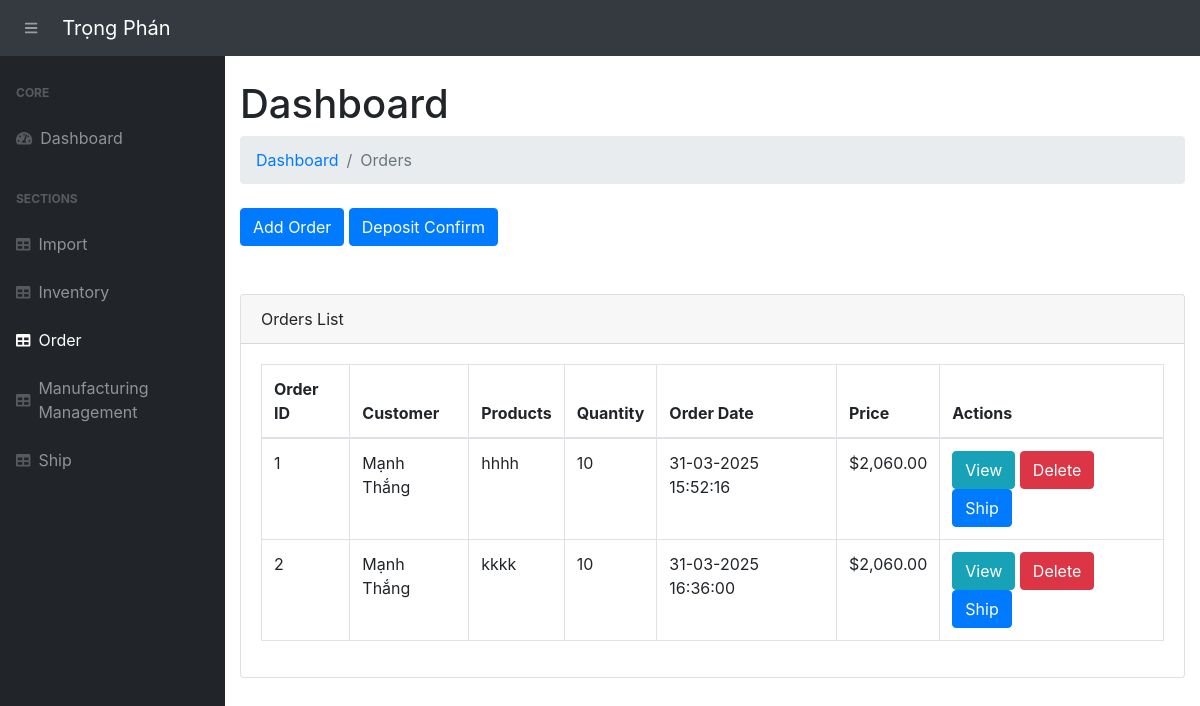
The page /order/ on the database its author committed.
### app.py (models this page shows, shortened)
class Order(db.Model):
    __tablename__ = 'orders'
    order_id = db.Column(db.Integer, primary_key=True)
    cus_name = db.Column(db.String(255), nullable=False)  # Customer Name
    cus_contact = db.Column(db.String(255), nullable=False)  # Customer Contact
    cus_address = db.Column(db.String(255), nullable=False)  # Customer Address
    order_date = db.Column(db.DateTime, default=vietnam_now)
    price = db.Column(db.Numeric(10, 2), nullable=False)
    order_details = db.relationship('OrderDetail', backref='order_relation', lazy=True)

class OrderDetail(db.Model):
    __tablename__ = 'order_details'
    order_detail_id = db.Column(db.Integer, primary_key=True)
    order_id = db.Column(db.Integer, db.ForeignKey('orders.order_id'))
    product_name = db.Column(db.String(100))
    product_price = db.Column(db.Float)
    quantity = db.Column(db.Integer)
    import_id = db.Column(db.Integer, db.ForeignKey('imports.import_id'))  # Import relation
    import_record = db.relationship('Import', backref='order_details', lazy=True)

### app.py (the view)
@app.route('/order/', methods=["GET", "POST"])
def view_order():
    orders = Order.query.all()
    return render_template("order.html", orders=orders)

### app.py (called while the page is built)
@app.template_filter('format_price')
def format_price(value):
    return "${:,.2f}".format(value)

### templates/order.html (shortened to what this page needs)
{% extends 'base.html' %}
{% block content %}
<main>
    <div class="container-fluid">
        <h1 class="mt-4">Dashboard</h1>
        <ol class="breadcrumb mb-4">
            <li class="breadcrumb-item"><a href="/">Dashboard</a></li>
            <li class="breadcrumb-item active">Orders</li>
        </ol>
        <a href="/add-order/" class="btn btn-primary">Add Order</a>
        <a href="/deposit-confirm/" class="btn btn-primary">Deposit Confirm</a>
        <br><br>
        <br>
        <div class="card mb-4">
            <div class="card-header">Orders List</div>
            <div class="card-body">
                <div class="table-responsive">
                    {% if orders %}
                        <table class="table table-bordered" id="dataTable" width="100%" cellspacing="0">
                            <thead>
                                <tr>
                                    <th>Order ID</th>
                                    <th>Customer</th>
                                    <th>Products</th>
                                    <th>Quantity</th>
                                    <th>Order Date</th>
                                    <th>Price</th>
                                    <th>Actions</th>
                                </tr>
                            </thead>
                            <tbody>
                                {% for order in orders %}
                                    <tr>
                                        <td>{{ order.order_id }}</td>
                                        <td>{{ order.cus_name }}</td>
                                        <td>
                                            {% for order_detail in order.order_details %}
                                                {{ order_detail.product_name }} <br>
                                            {% endfor %}
                                        </td>
                                        <td>
                                            {% for order_detail in order.order_details %}
                                            {{ order_detail.quantity }}<br>
                                        {% endfor %}
                                        </td>
                                        <td>{{ order.order_date.strftime('%d-%m-%Y %H:%M:%S')}}</td>
                                        <td>{{ order.price | format_price }}</td>
                                        <td>
                                            <a href="/order-detail/{{ order.order_id }}" class="btn btn-info">View </a>
                                            <form action="{{ url_for('deleteOrder', order_id=order.order_id) }}" method="POST" style="display:inline;">
                                                <button type="submit" class="btn btn-danger" onclick="return confirm('Are you sure you want to delete this inventory item?')">Delete</button>
                                            </form>
                                            <a href="/create-shipping-order/{{ order.order_id }}" class="btn btn-primary"> Ship</a>
                                        </td>
                                    </tr>
                                {% endfor %}
                            </tbody>
                        </table>
                    {% else %}
                        <p>No orders found.</p>
                    {% endif %}
                </div>
            </div>
        </div>
    </div>
</main>
{% endblock %}

### rows shown on the page
Order: order_id "1", cus_name "Mạnh Thắng", order_date "31-03-2025 15:52:16", price "$2,060.00"
OrderDetail: product_name "hhhh", quantity "10"
Order: order_id "2", cus_name "Mạnh Thắng", order_date "31-03-2025 16:36:00", price "$2,060.00"
OrderDetail: product_name "kkkk", quantity "10"
